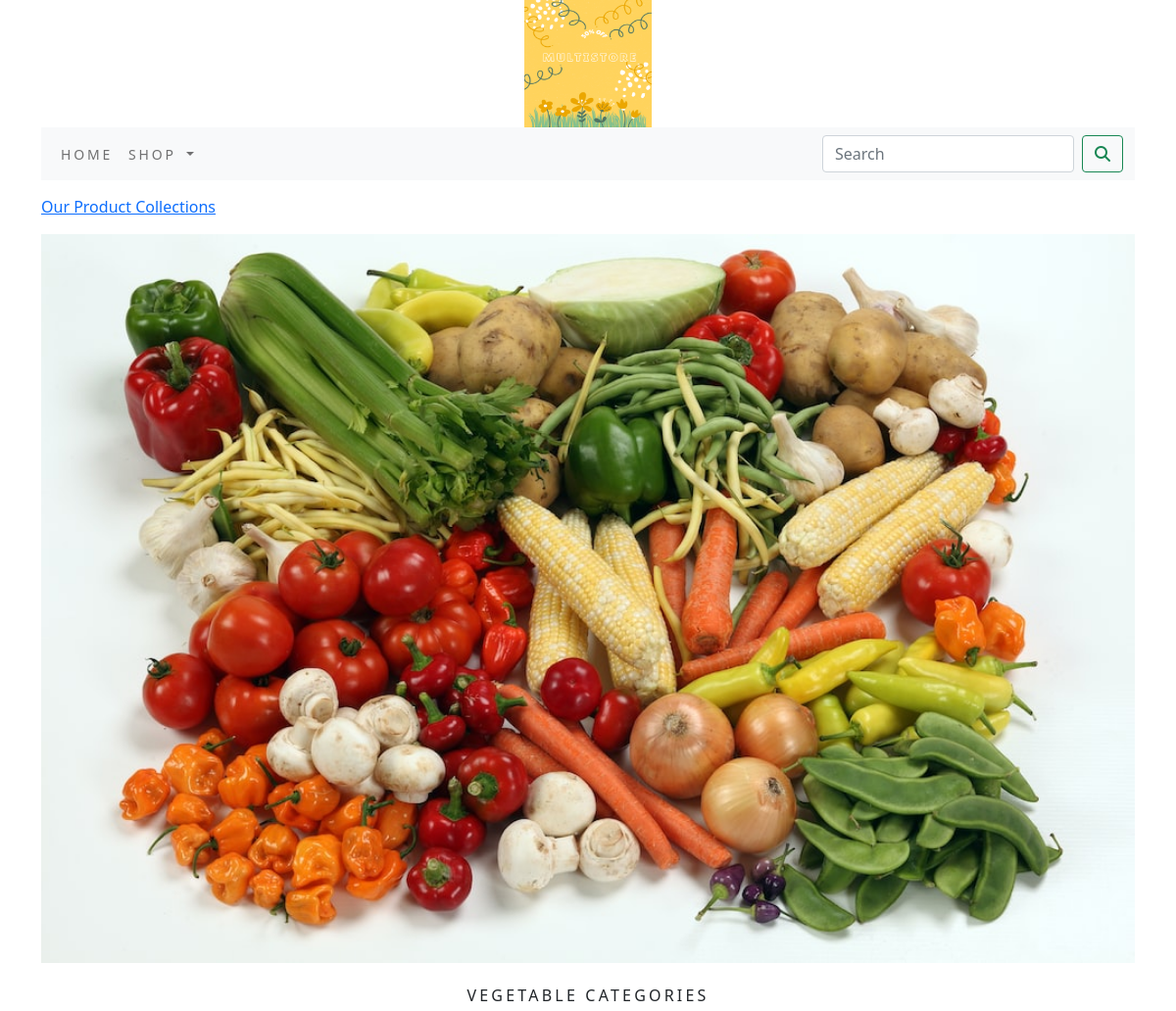
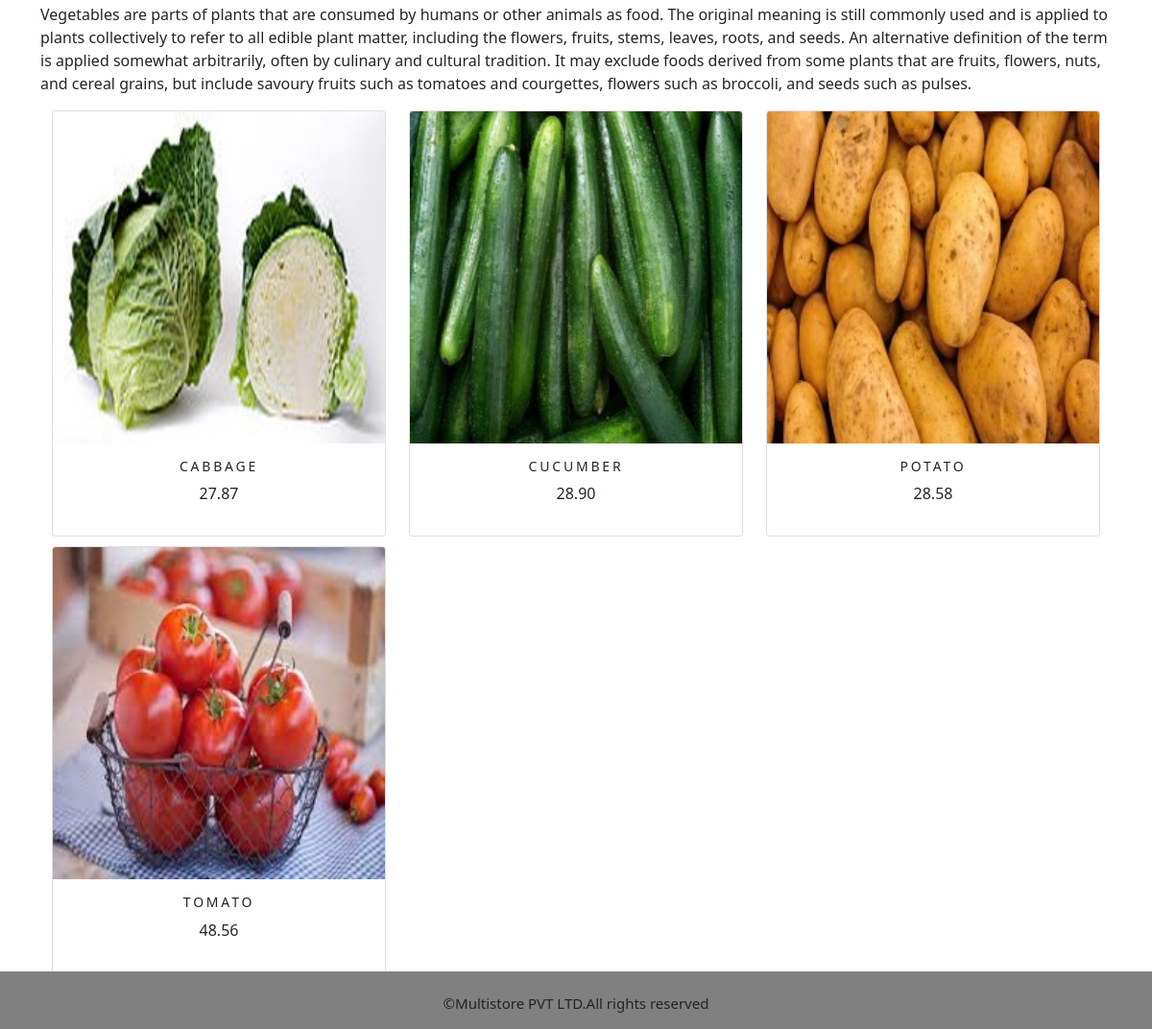
The page /commerceapp/vegetable-categories/ on the database its author committed (2 pictures, top to bottom).
### commerceapp/models.py (models this page shows, shortened)
class Category(models.Model):
    name = models.CharField(max_length=200,unique=True)
    slug = models.SlugField(max_length=200,unique=True)
    description = models.TextField(blank=True)
    image = models.ImageField(upload_to='category',blank=True)
    class Meta:
        ordering = ('name',)
        verbose_name = 'category'
        verbose_name_plural = 'categories'
    def get_url(self):
        return reverse('commerceapp:products_by_category', args=[self.slug])

class Product(models.Model):
    name = models.CharField(max_length=200, unique=True)
    slug = models.SlugField(max_length=200, unique=True)
    description = models.TextField(blank=True)
    image = models.ImageField(upload_to='product', blank=True)
    price = models.DecimalField(max_digits=10,decimal_places=2)
    category = models.ForeignKey(Category,on_delete=models.CASCADE)
    stock = models.IntegerField()
    available = models.BooleanField(default=True)
    created = models.DateTimeField(auto_now_add=True)
    updated = models.DateTimeField(auto_now=True)
    def get_url(self):
        return reverse('commerceapp:ProCatdetail',args=[self.category.slug,self.slug])
    class Meta:
        ordering = ('name',)
        verbose_name = 'product'
        verbose_name_plural = 'products'

### commerceapp/views.py (the view)
# urls.py: path('',views.allProdCat,name='allProdCat'),
def allProdCat(request, c_slug=None):
    c_page = None
    products_list = None
    if c_slug!= None:
        c_page = get_object_or_404(Category, slug=c_slug)
        products_list = Product.objects.all().filter(category=c_page, available=True)
    else:
        products_list = Product.objects.all().filter(available=True)
    paginator=Paginator(products_list,6)
    try:
        page=int(request.GET.get('page','1'))
    except:
        page=1
    try:
        products=paginator.page(page)
    except (EmptyPage,InvalidPage):
        products=paginator.page(paginator.num_pages)
    return render(request,"category.html",{'category':c_page,'products':products})

### cartapp/contextprocessors.py (called while the page is built)
def counter(request):
    item_count=0
    if 'admin' in request.path:
        return {}
    else:
        try:
            cart=Cart.objects.filter(cart_id=_cart_id(request))
            car_items=CartItem.objects.all().filter(cart=cart[:1])
            for cart_item in car_items:
                item_count += cart_item.quantity
        except Cart.DoesNotExist:
            item_count =0
    return dict(item_count=item_count)

### cartapp/views.py (called while the page is built)
def _cart_id(request):
    cart = request.session.session_key
    if not cart:
        cart = request.session.create()
    return cart

### commerceapp/context processors.py (called while the page is built)
def menu_links(request):
    links=Category.objects.all()
    return dict(links=links)

### templates/category.html (shortened to what this page needs)
{% extends 'base.html' %}
{% load static %}
{% block content %}
{% if category %}
    <div>
        <div class="row my_row_class">
            <div class="mx-auto">
                <p><a href="{% url 'commerceapp:allProdCat' %}">Our Product Collections</a></p>
            </div>
        </div>
    </div>
{% endif %}
<div class="mx_auto">
    {% if category %}
        <img  class="my_image" src="{{category.image.url}}" alt="{{category.name}}">
</div>
    <br>
<div>
    <h1 class="text-center my_title">{{category.name}}</h1>
    <p class="text-justify">{{category.description}}</p>
</div>
    {% endif %}
<div class="container">
    <div class="row mx_auto">
        {% for product in products.object_list %}
        <div class="my_bottom_margin col-9 col-sm-12 col-md-4 col-lg-4">
            <div class="card text-center" style="min-width:18rem;">
                <a href="{{product.get_url}}"><img class="card-img-top my_image" src="{{product.image.url}}" alt="{{product.name}}"></a>
                <div class="card-body">
                    <h4>{{product.name}}</h4>
                    <p>{{product.price}}</p>
                </div>
            </div>
        </div>
        {% endfor %}
    </div>
        <br>
    </div>
</div>
{% endblock %}

### static/css/custom.css (style rules this page uses)
body { font-family: 'Raleway', sans-serif; text:justify; }
.my_row_class { padding-top:15px; }
.my_image { width:100%; height:auto; }
.my_title { font-size:16px; text-transform:uppercase; letter-spacing: .2em; }
.my_bottom_margin { margin-bottom:10px; }
.card-body h4 { font-size:14px; text-transform:uppercase; letter-spacing:0.2em; }

### rows shown on the page
Category: image (picture), name "VEGETABLE CATEGORIES", description "Vegetables are parts of plants that are consumed by humans or other animals as food. The original meaning is still commonly used and is applied to plants collectively to refer to all edible plant matter, including the flowers, fruits, stems, leaves, roots, and seeds. An alternative definition of the term is applied somewhat arbitrarily, often by culinary and cultural tradition. It may exclude foods derived from some plants that are fruits, flowers, nuts, and cereal grains, but include savoury fruits such as tomatoes and courgettes, flowers such as broccoli, and seeds such as pulses."
Product: image (picture), name "CABBAGE", price "27.87"
Product: image (picture), name "CUCUMBER", price "28.90"
Product: image (picture), name "POTATO", price "28.58"
Product: image (picture), name "TOMATO", price "48.56"
